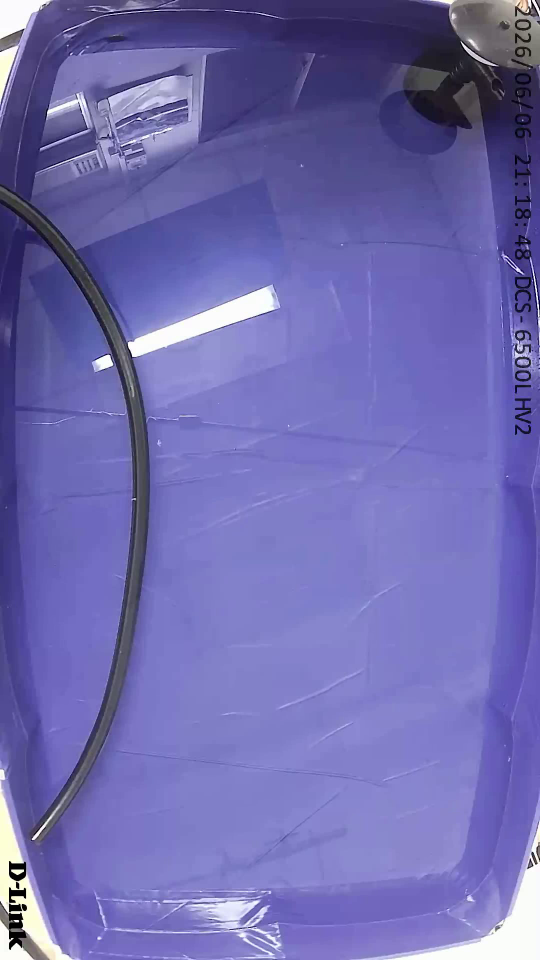
#> input picture frame 3 of Release/python_backend/recordings/clean_v_20260606_211846.mp4, 1080 x 1920 px, given in place of 9_w100_ew08_a20_targetv17_ppo_free_swim_freq_phase_run03.mp4, which was not available (shown at 1/2 size)
$ python make_supplementary_robot_eel_video.py
#> lines starting #> are read from the running program, lines starting #| are printed output that depends on the picture; pictures that were not available may be replaced by others from this repository, and a replacement may not be noted
#> in first_frame, frame is the input picture: shape (1920, 1080, 3); mean B, G, R 174.2, 106.7, 110.7
from __future__ import annotations

import argparse
from pathlib import Path

import cv2
import numpy as np


W, H, FPS = 1920, 1080, 30
FONT = cv2.FONT_HERSHEY_SIMPLEX
WHITE = (245, 245, 245)
YELLOW = (70, 220, 255)
CYAN = (255, 220, 80)
GREEN = (120, 240, 160)
ORANGE = (80, 170, 255)
BLACK = (0, 0, 0)


def fit_frame(frame: np.ndarray) -> np.ndarray:
    h, w = frame.shape[:2]
#> h = 1920; w = 1080
    scale = min(W / w, H / h)
#> scale = 0.562
    nw, nh = int(w * scale), int(h * scale)
#> nw = 607; nh = 1080
    resized = cv2.resize(
        frame,
        (nw, nh),
        interpolation=cv2.INTER_AREA if scale < 1 else cv2.INTER_LINEAR,
    )
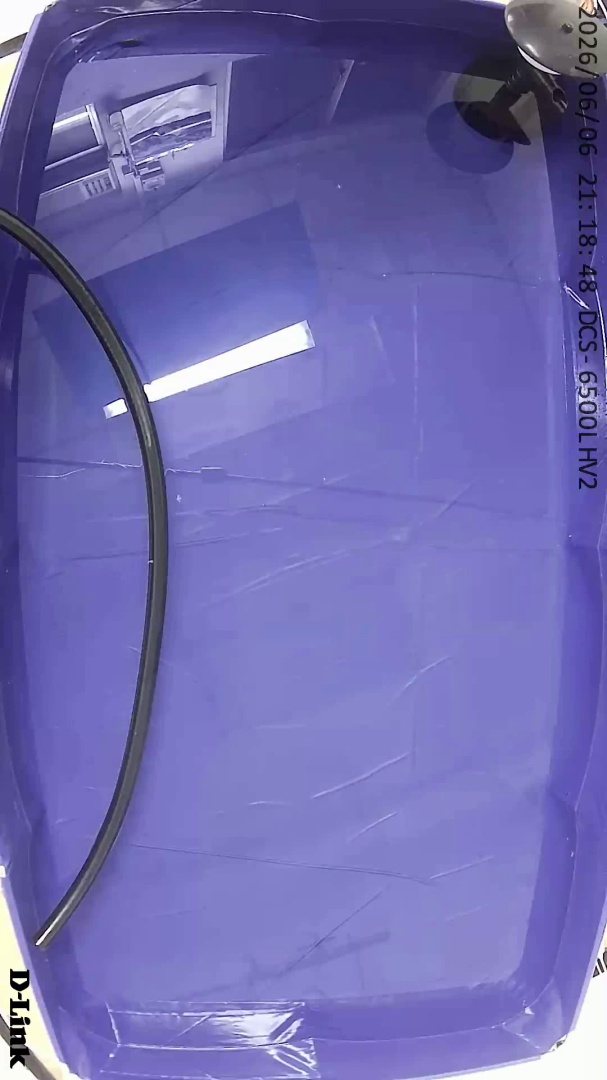
#> resized: shape (1080, 607, 3); mean B, G, R 174.2, 106.7, 110.7
    canvas = np.zeros((H, W, 3), dtype=np.uint8)
    x, y = (W - nw) // 2, (H - nh) // 2
#> x = 656; y = 0
    canvas[y : y + nh, x : x + nw] = resized
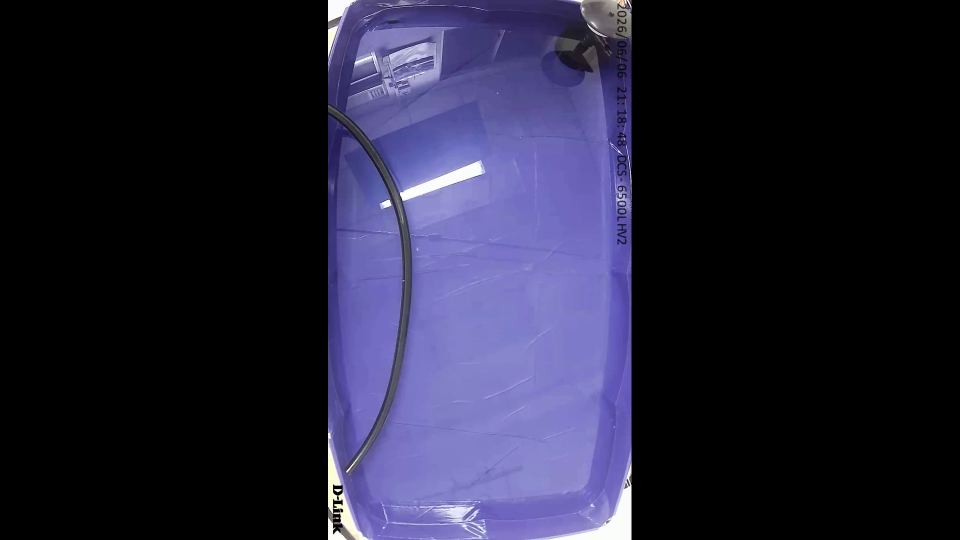
#> canvas: shape (1080, 1920, 3) (shown at 1/2 size); mean B, G, R 55.1, 33.7, 35
    return canvas


def dark_overlay(img: np.ndarray, alpha: float = 0.55) -> np.ndarray:
#> called with alpha = 0.82
    overlay = img.copy()
    cv2.rectangle(overlay, (0, 0), (W, H), BLACK, -1)
#> overlay: shape (1080, 1920, 3); every value is 0
    return cv2.addWeighted(overlay, alpha, img, 1 - alpha, 0)
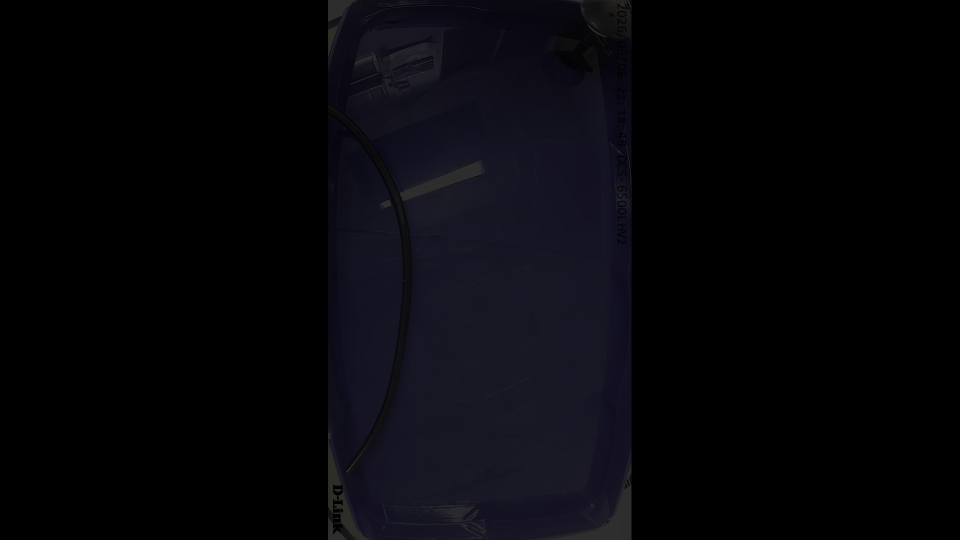
#> returned value: shape (1080, 1920, 3) (shown at 1/2 size); mean of channels 0, 1, 2 9.9, 6.1, 6.3; drawn as B, G, R


def put_text(
    img: np.ndarray,
    text: str,
    org: tuple[int, int],
    scale: float,
    color: tuple[int, int, int] = WHITE,
    thickness: int = 2,
) -> None:
    cv2.putText(img, text, org, FONT, scale, color, thickness, cv2.LINE_AA)


def put_lines(
    img: np.ndarray,
    lines: list[str],
    x: int,
    y: int,
    scale: float = 0.78,
    line_h: int = 44,
    color: tuple[int, int, int] = WHITE,
) -> None:
    for i, line in enumerate(lines):
        put_text(img, line, (x, y + i * line_h), scale, color, 2)


def first_frame(paths: list[Path]) -> np.ndarray:
    for path in paths:
        cap = cv2.VideoCapture(str(path))
        ok, frame = cap.read()
        cap.release()
        if ok:
            return fit_frame(frame)
    return np.zeros((H, W, 3), dtype=np.uint8)


def card(
    writer: cv2.VideoWriter,
    background: np.ndarray,
    title: str,
    lines: list[str],
    seconds: float = 1.2,
) -> None:
    bg = dark_overlay(background, 0.82)
    for _ in range(int(FPS * seconds)):
        frame = bg.copy()
        put_text(frame, title, (70, 150), 1.65, YELLOW, 3)
        put_lines(frame, lines, 76, 240, scale=0.82, line_h=48)
        writer.write(frame)
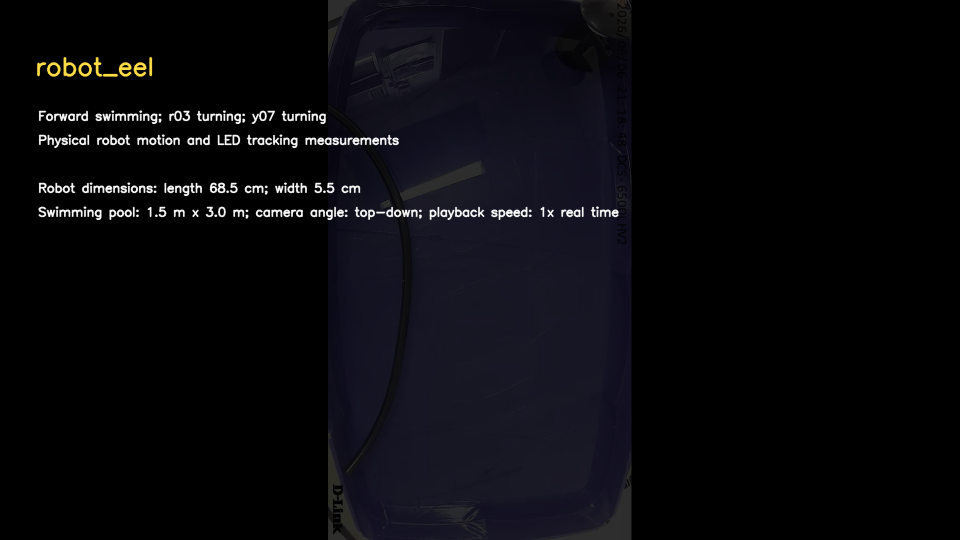
#> frame: shape (1080, 1920, 3) (shown at 1/2 size); mean B, G, R 12.7, 9.1, 9.3


def annotate(
    frame: np.ndarray,
    title: str,
    section: str,
    condition: str,
    t: float,
    duration: float,
) -> None:
#> called with title = 'Forward swimming', section = 'Robot motion', condition = 'targetv17 forward swimming', t = 0, duration = 2
    cv2.rectangle(frame, (0, 0), (W, 150), BLACK, -1)
    cv2.rectangle(frame, (0, H - 122), (W, H), BLACK, -1)

    put_text(frame, "robot_eel", (36, 42), 0.88, WHITE, 2)
    put_text(frame, title, (36, 92), 1.05, YELLOW, 2)
    put_text(frame, section, (36, 132), 0.68, ORANGE, 2)
    put_text(frame, f"Condition: {condition}", (760, 45), 0.62, WHITE, 2)
    put_text(frame, "Camera: top-down | Playback: 1x real time", (760, 84), 0.62, CYAN, 2)
    put_text(frame, "Pool: 1.5 m x 3.0 m", (760, 123), 0.62, CYAN, 2)
    put_text(frame, "Robot dimensions: length 68.5 cm, width 5.5 cm", (36, H - 72), 0.72, GREEN, 2)
    put_text(frame, f"Time in segment: {t:05.2f} / {duration:05.2f} s", (36, H - 32), 0.68, WHITE, 2)
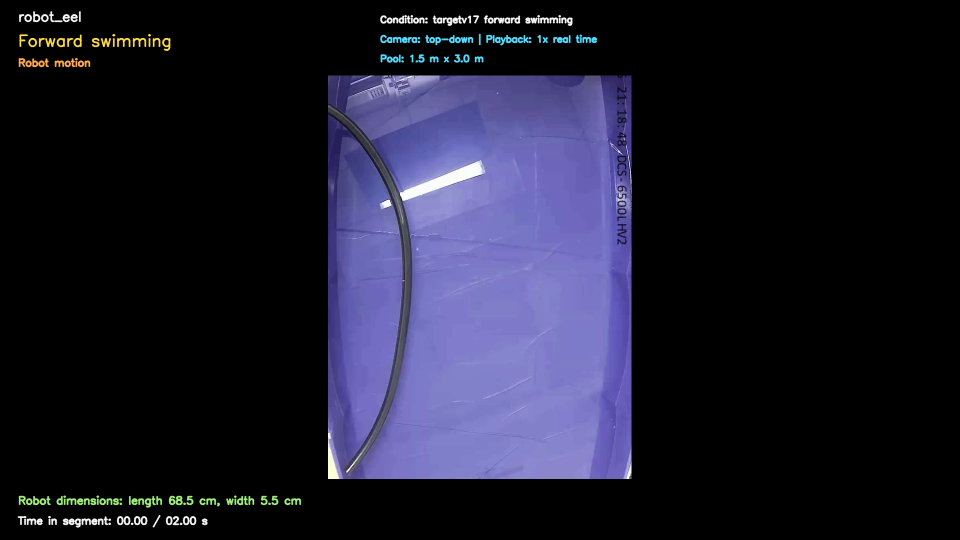
#> frame: shape (1080, 1920, 3) (shown at 1/2 size); mean B, G, R 44.3, 27.5, 27.9


def write_clip(
    writer: cv2.VideoWriter,
    item: dict,
    section: str,
    max_seconds: float | None = None,
) -> None:
    cap = cv2.VideoCapture(str(item["path"]))
    if not cap.isOpened():
        print(f"SKIP unreadable: {item['path']}")
        return

    src_fps = cap.get(cv2.CAP_PROP_FPS) or FPS
    total = int(cap.get(cv2.CAP_PROP_FRAME_COUNT) or 0)
    max_frames = total if max_seconds is None else min(total, int(max_seconds * src_fps))
    shown_duration = max_frames / src_fps if src_fps else 0

    ok, first = cap.read()
    if ok:
        card(
            writer,
            fit_frame(first),
            item["title"],
            [section, f"Condition: {item['condition']}"],
            seconds=0.9,
        )

    cap.set(cv2.CAP_PROP_POS_FRAMES, 0)
    i = 0
    while i < max_frames:
        ok, frame = cap.read()
        if not ok:
            break
        frame = fit_frame(frame)
        annotate(
            frame,
            item["title"],
            section,
            item["condition"],
            i / src_fps if src_fps else 0,
            shown_duration,
        )
        writer.write(frame)
        i += 1
    cap.release()


def make_video(
    output: Path,
    visual_clips: list[dict],
    tracking_clips: list[dict],
    tracking_section: str,
) -> None:
    writer = cv2.VideoWriter(str(output), cv2.VideoWriter_fourcc(*"mp4v"), FPS, (W, H))
    if not writer.isOpened():
        raise RuntimeError(f"VideoWriter failed: {output}")

    if len(visual_clips) == 1:
        intro_lines = [
            visual_clips[0]["title"],
            tracking_clips[0]["condition"],
            "",
            "Robot dimensions: length 68.5 cm; width 5.5 cm",
            "Swimming pool: 1.5 m x 3.0 m; camera angle: top-down; playback speed: 1x real time",
        ]
        tracking_card_lines = [
            tracking_clips[0]["title"],
            tracking_clips[0]["condition"],
            "Condition: lights-off LED tracking",
        ]
    else:
        intro_lines = [
            "Forward swimming; r03 turning; y07 turning",
            "Physical robot motion and LED tracking measurements",
            "",
            "Robot dimensions: length 68.5 cm; width 5.5 cm",
            "Swimming pool: 1.5 m x 3.0 m; camera angle: top-down; playback speed: 1x real time",
        ]
        tracking_card_lines = [
            tracking_section,
            "Forward speed, r03 turning radius, and y07 yaw rate",
            "Condition: lights-off LED tracking",
        ]

    card(
        writer,
        first_frame([c["path"] for c in visual_clips]),
        "robot_eel",
        intro_lines,
        seconds=4.0,
    )

    for item in visual_clips:
        write_clip(writer, item, "Robot motion", max_seconds=item.get("max_seconds"))

    card(
        writer,
        first_frame([c["path"] for c in tracking_clips]),
        "LED tracking",
        tracking_card_lines,
        seconds=3.0,
    )

    for item in tracking_clips:
        write_clip(writer, item, tracking_section, max_seconds=item["max_seconds"])

    writer.release()
    print(output)


def build_clip_lists(repo_root: Path, backend_recordings: Path, use_mark: bool) -> tuple[list[dict], list[dict]]:
    old_movies = repo_root / "real_movie" / "old"
    analysis = repo_root / "real_movie_analysis" / "2026-07-03_lights_off_reviewer_metrics"

    visual_clips = [
        {
            "path": backend_recordings / "clean_v_20260712_223209_w100_ew08_a20_targetv17_ppo_free_swim_freq_phase_run03.mp4",
            "title": "Forward swimming",
            "condition": "targetv17 forward swimming",
            "max_seconds": 8.0,
        },
        {
            "path": backend_recordings / "clean_v_20260712_223400_paper80_ppo_turn_left_a20_r03_run09.mp4",
            "title": "r03 turning",
            "condition": "r03 left turn, target radius R = 0.3 m",
            "max_seconds": 8.0,
        },
        {
            "path": backend_recordings / "clean_v_20260712_223505_paper80_ppo_turn_left_a20_y07_run02.mp4",
            "title": "y07 turning",
            "condition": "y07 left turn, target yaw rate = 0.7 rad/s",
            "max_seconds": 8.0,
        },
    ]

    if use_mark:
        tracking_clips = [
            {
                "path": analysis / "clean_v_20260702_194718_w100_ew08_a20_targetv17_ppo_free_swim_freq_phase_run03" / "fit_overlay_video.mp4",
                "title": "Forward tracking",
                "condition": "targetv17, measured speed = 0.175 m/s",
                "max_seconds": 6.0,
            },
            {
                "path": analysis / "clean_v_20260703_153405_paper80_ppo_turn_left_a20_r03_run09" / "fit_overlay_video.mp4",
                "title": "r03 tracking",
                "condition": "r03, measured R = 0.341 m, |yaw rate| = 0.436 rad/s",
                "max_seconds": 8.0,
            },
            {
                "path": analysis / "clean_v_20260703_154315_paper80_ppo_turn_left_a20_y07_run02" / "fit_overlay_video.mp4",
                "title": "y07 tracking",
                "condition": "y07, measured |yaw rate| = 0.542 rad/s, fitted R = 0.257 m",
                "max_seconds": 8.0,
            },
        ]
    else:
        tracking_clips = [
            {
                "path": old_movies / "clean_v_20260702_194718_w100_ew08_a20_targetv17_ppo_free_swim_freq_phase_run03.mp4",
                "title": "Forward tracking",
                "condition": "targetv17, measured speed = 0.175 m/s",
                "max_seconds": 6.0,
            },
            {
                "path": old_movies / "clean_v_20260703_153405_paper80_ppo_turn_left_a20_r03_run09.mp4",
                "title": "r03 tracking",
                "condition": "r03, measured R = 0.341 m, |yaw rate| = 0.436 rad/s",
                "max_seconds": 8.0,
            },
            {
                "path": old_movies / "clean_v_20260703_154315_paper80_ppo_turn_left_a20_y07_run02.mp4",
                "title": "y07 tracking",
                "condition": "y07, measured |yaw rate| = 0.542 rad/s, fitted R = 0.257 m",
                "max_seconds": 8.0,
            },
        ]

    return visual_clips, tracking_clips


def main() -> None:
    parser = argparse.ArgumentParser()
    parser.add_argument("--variant", choices=["with_mark", "no_mark", "both"], default="both")
    parser.add_argument("--layout", choices=["combined", "split", "both"], default="combined")
    args = parser.parse_args()

    backend_dir = Path(__file__).resolve().parent
    recordings = backend_dir / "recordings"
    repo_root = backend_dir.parents[1]

    variants = ["with_mark", "no_mark"] if args.variant == "both" else [args.variant]
    for variant in variants:
        use_mark = variant == "with_mark"
        visual_clips, tracking_clips = build_clip_lists(repo_root, recordings, use_mark)
        section = "LED tracking with trajectory/fit overlay" if use_mark else "LED tracking"
        if args.layout in ("combined", "both"):
            make_video(
                recordings / f"supplementary_robot_eel_reviewer_video_20260712_{variant}.mp4",
                visual_clips,
                tracking_clips,
                section,
            )
        if args.layout in ("split", "both"):
            labels = ["S1_forward", "S2_r03_turning", "S3_y07_turning"]
            for label, visual_clip, tracking_clip in zip(labels, visual_clips, tracking_clips):
                make_video(
                    recordings / f"supplementary_robot_eel_{label}_{variant}.mp4",
                    [visual_clip],
                    [tracking_clip],
                    section,
                )


if __name__ == "__main__":
    main()
